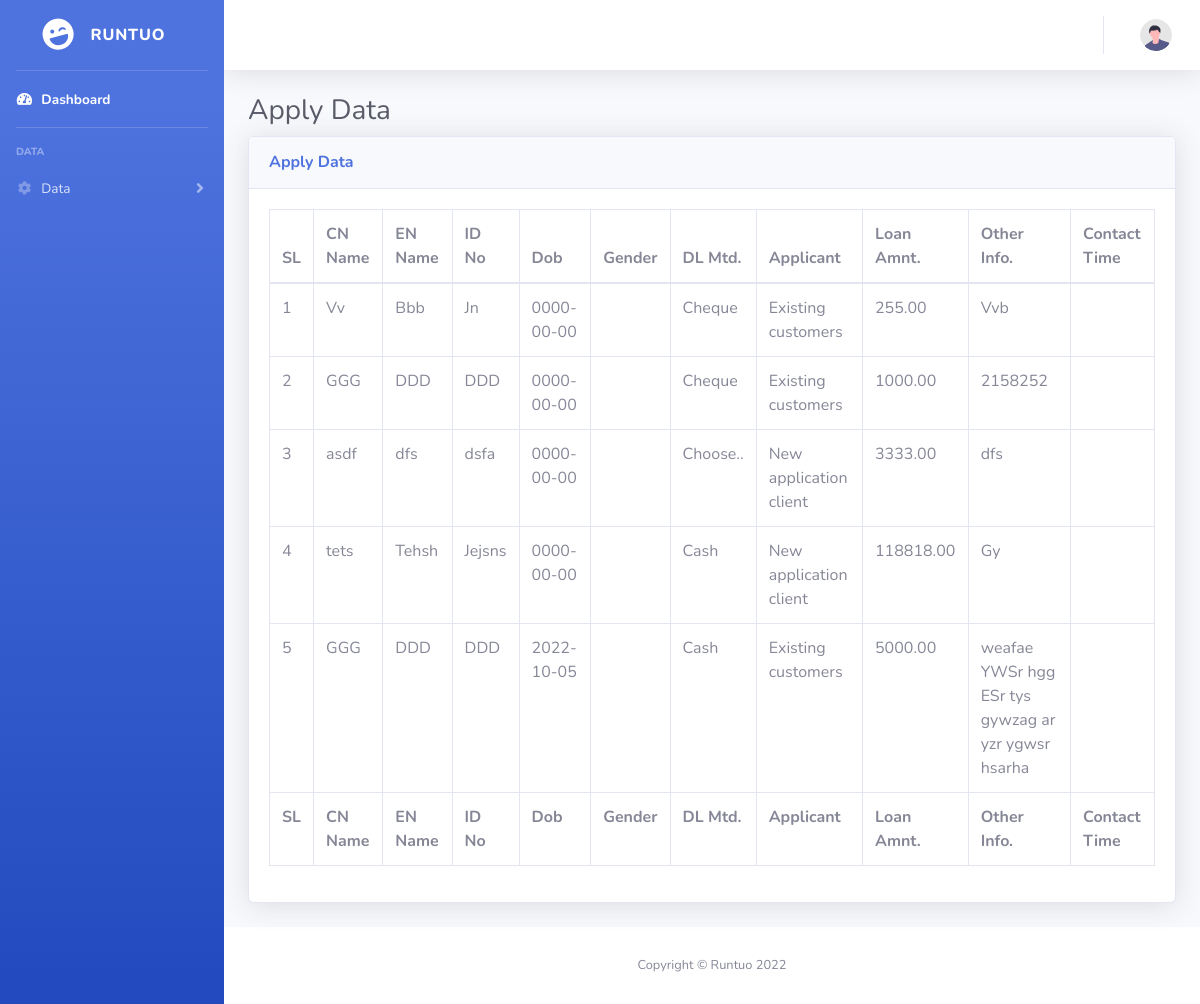
/admin/apply.php, run on an earlier commit of the app's database.
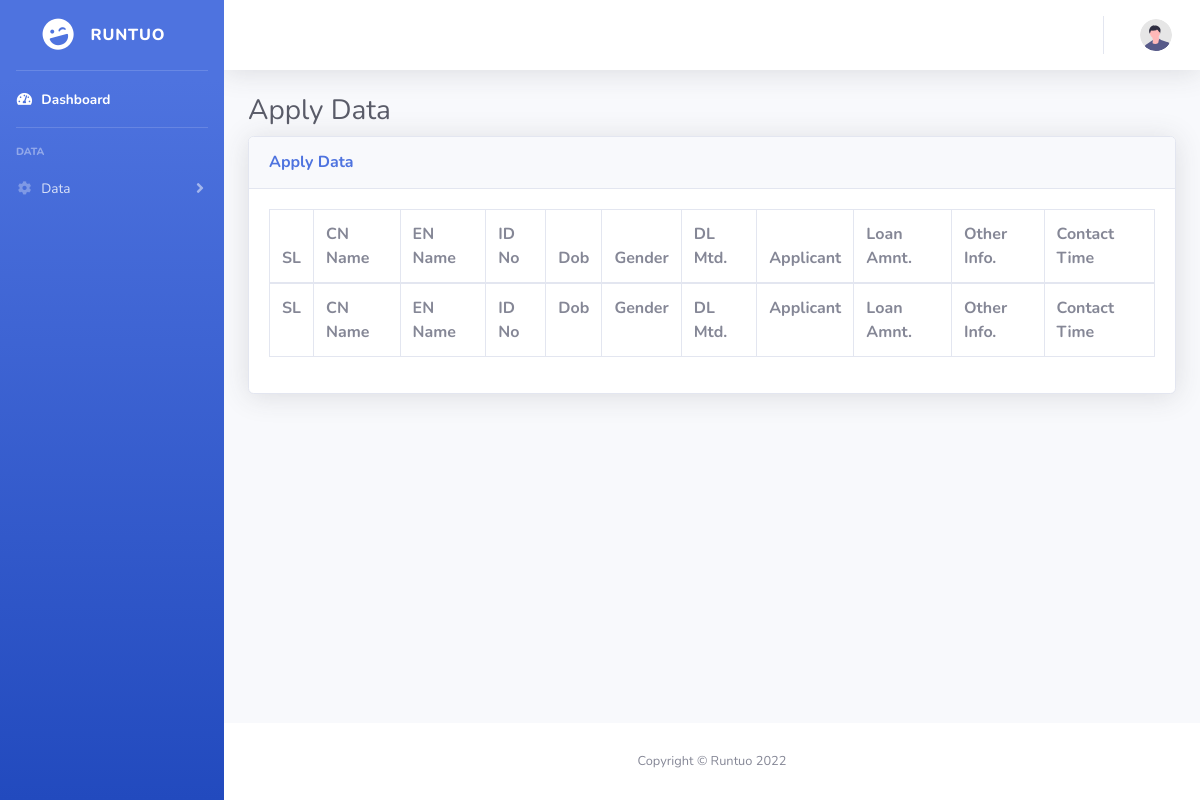
And on a later commit of the database.
### tables this page shows
CREATE TABLE `loan_apply` (
  `id` int(11) NOT NULL,
  `c_name` varchar(250) NOT NULL,
  `e_name` varchar(100) NOT NULL,
  `identy_num` varchar(20) NOT NULL,
  `dob` date NOT NULL,
  `gender` varchar(100) NOT NULL,
  `contact_time` varchar(150) NOT NULL,
  `contact_num` varchar(25) NOT NULL,
  `pay_method` varchar(100) NOT NULL,
  `applicant_type` varchar(100) NOT NULL,
  `loan_amount` double(10,2) NOT NULL,
  `other_info` varchar(1500) NOT NULL,
  `inserted_at` datetime NOT NULL,
  `updated_at` timestamp NOT NULL DEFAULT current_timestamp() ON UPDATE current_timestamp()
);

### include/dbController.php (called while the page is built, shortened)
<?php
class DBController {
    private $host = "localhost";
    private $user = "root";
    private $password = "";
    private $database = "finance_calculator";
    private $conn;
    function __construct() {
        $this->conn = $this->connectDB();
    }
    function connectDB() {
        $conn = mysqli_connect($this->host,$this->user,$this->password,$this->database);
        return $conn;
    }
    function runQuery($query) {
        $result = mysqli_query($this->conn,$query);
        while($row=mysqli_fetch_assoc($result)) {
            $resultset[] = $row;
        }
        if(!empty($resultset))
            return $resultset;
    }
    function numRows($query) {
        $result  = mysqli_query($this->conn,$query);
        $rowcount = mysqli_num_rows($result);
        return $rowcount;
    }
}

### admin/apply.php (the view, shortened to what this page needs)
<?php
include('../include/dbController.php');
$db_handle = new DBController();
?>
<!DOCTYPE html>
<html lang="en">
<head>
    <?php require_once 'include/css.php'; ?>
</head>
<body id="page-top">
<div id="wrapper">
    <?php require_once 'include/sidebar.php'; ?>
    <div id="content-wrapper" class="d-flex flex-column">
        <div id="content">
            <?php require_once 'include/topbar.php'; ?>
            <div class="container-fluid">
                <h1 class="h3 mb-2 text-gray-800">Apply Data</h1>
                <div class="card shadow mb-4">
                    <div class="card-header py-3">
                        <h6 class="m-0 font-weight-bold text-primary">Apply Data</h6>
                    </div>
                    <div class="card-body">
                        <div class="table-responsive">
                            <table class="table table-bordered" id="dataTable" width="100%" cellspacing="0">
                                <thead>
                                <tr>
                                    <th>SL</th>
                                    <th>CN Name</th>
                                    <th>EN Name</th>
                                    <th>ID No</th>
                                    <th>Dob</th>
                                    <th>Gender</th>
                                    <th>DL Mtd.</th>
                                    <th>Applicant</th>
                                    <th>Loan Amnt.</th>
                                    <th>Other Info.</th>
                                    <th>Contact Time</th>
                                </tr>
                                </thead>
                                <tfoot>
                                <tr>
                                    <th>SL</th>
                                    <th>CN Name</th>
                                    <th>EN Name</th>
                                    <th>ID No</th>
                                    <th>Dob</th>
                                    <th>Gender</th>
                                    <th>DL Mtd.</th>
                                    <th>Applicant</th>
                                    <th>Loan Amnt.</th>
                                    <th>Other Info.</th>
                                    <th>Contact Time</th>
                                </tr>
                                </tfoot>
                                <tbody>
                                <?php
                                $data = $db_handle->runQuery("SELECT * FROM loan_apply order by id desc");
                                $row_count = $db_handle->numRows("SELECT * FROM loan_apply order by id desc");
                                for ($i = 0; $i < $row_count; $i++) {
                                    ?>
                                    <tr>
                                        <td><?php echo $i + 1; ?></td>
                                        <td><?php echo $data[$i]["c_name"]; ?></td>
                                        <td><?php echo $data[$i]["e_name"]; ?></td>
                                        <td><?php echo $data[$i]["identy_num"]; ?></td>
                                        <td><?php echo $data[$i]["dob"]; ?></td>
                                        <td><?php echo $data[$i]["gender"]; ?></td>
                                        <td><?php echo $data[$i]["pay_method"]; ?></td>
                                        <td><?php echo $data[$i]["applicant_type"]; ?></td>
                                        <td><?php echo $data[$i]["loan_amount"]; ?></td>
                                        <td><?php echo $data[$i]["other_info"]; ?></td>
                                        <td><?php echo $data[$i]["contact_time"]; ?></td>
                                    </tr>
                                <?php } ?>
                                </tbody>
                            </table>
                        </div>
                    </div>
                </div>
            </div>
        </div>
        <?php require_once 'include/footer.php'; ?>
    </div>
</div>
</body>
</html>

### admin/include/css.php (shortened to what this page needs)
<link href="vendor/fontawesome-free/css/all.min.css" rel="stylesheet" type="text/css">
<link href="css/sb-admin-2.min.css" rel="stylesheet">
<link href="vendor/datatables/dataTables.bootstrap4.min.css" rel="stylesheet">

### admin/include/sidebar.php (shortened to what this page needs)
<ul class="navbar-nav bg-gradient-primary sidebar sidebar-dark accordion" id="accordionSidebar">
    <a class="sidebar-brand d-flex align-items-center justify-content-center" href="dashboard.php">
        <div class="sidebar-brand-icon rotate-n-15">
            <i class="fas fa-laugh-wink"></i>
        </div>
        <div class="sidebar-brand-text mx-3">Runtuo</div>
    </a>
    <hr class="sidebar-divider my-0">
    <li class="nav-item active">
        <a class="nav-link" href="dashboard.php">
            <i class="fas fa-fw fa-tachometer-alt"></i>
            <span>Dashboard</span></a>
    </li>
    <hr class="sidebar-divider">
    <div class="sidebar-heading">
        Data
    </div>
    <li class="nav-item">
        <a class="nav-link collapsed" href="#" data-toggle="collapse" data-target="#collapseTwo"
           aria-expanded="true" aria-controls="collapseTwo">
            <i class="fas fa-fw fa-cog"></i>
            <span>Data</span>
        </a>
    </li>
</ul>

### admin/include/topbar.php (shortened to what this page needs)
<nav class="navbar navbar-expand navbar-light bg-white topbar mb-4 static-top shadow">
    <ul class="navbar-nav ml-auto">
        <li class="nav-item dropdown no-arrow">
            <a class="nav-link dropdown-toggle" href="#" id="userDropdown" role="button"
               data-toggle="dropdown" aria-haspopup="true" aria-expanded="false">
                <img class="img-profile rounded-circle"
                     src="img/undraw_profile.svg">
            </a>
        </li>
    </ul>
</nav>

### admin/include/footer.php
<footer class="sticky-footer bg-white">
    <div class="container my-auto">
        <div class="copyright text-center my-auto">
            <span>Copyright &copy; Runtuo 2022</span>
        </div>
    </div>
</footer>

What changed in the data, as far as the page shows it:
removed loan_apply: c_name "Vv", e_name "Bbb", identy_num "Jn", dob "0000-00-00", pay_method "Cheque", applicant_type "Existing customers", loan_amount "255.00", other_info "Vvb"
removed loan_apply: c_name "GGG", e_name "DDD", identy_num "DDD", dob "0000-00-00", pay_method "Cheque", applicant_type "Existing customers", loan_amount "1000.00", other_info "2158252"
removed loan_apply: c_name "asdf", e_name "dfs", identy_num "dsfa", dob "0000-00-00", pay_method "Choose..", applicant_type "New application client", loan_amount "3333.00", other_info "dfs"
removed loan_apply: c_name "tets", e_name "Tehsh", identy_num "Jejsns", dob "0000-00-00", pay_method "Cash", applicant_type "New application client", loan_amount "118818.00", other_info "Gy"
removed loan_apply: c_name "GGG", e_name "DDD", identy_num "DDD", dob "2022-10-05", pay_method "Cash", applicant_type "Existing customers", loan_amount "5000.00", other_info "weafae YWSr hgg ESr tys gywzag ar yzr ygwsr hsarha"
